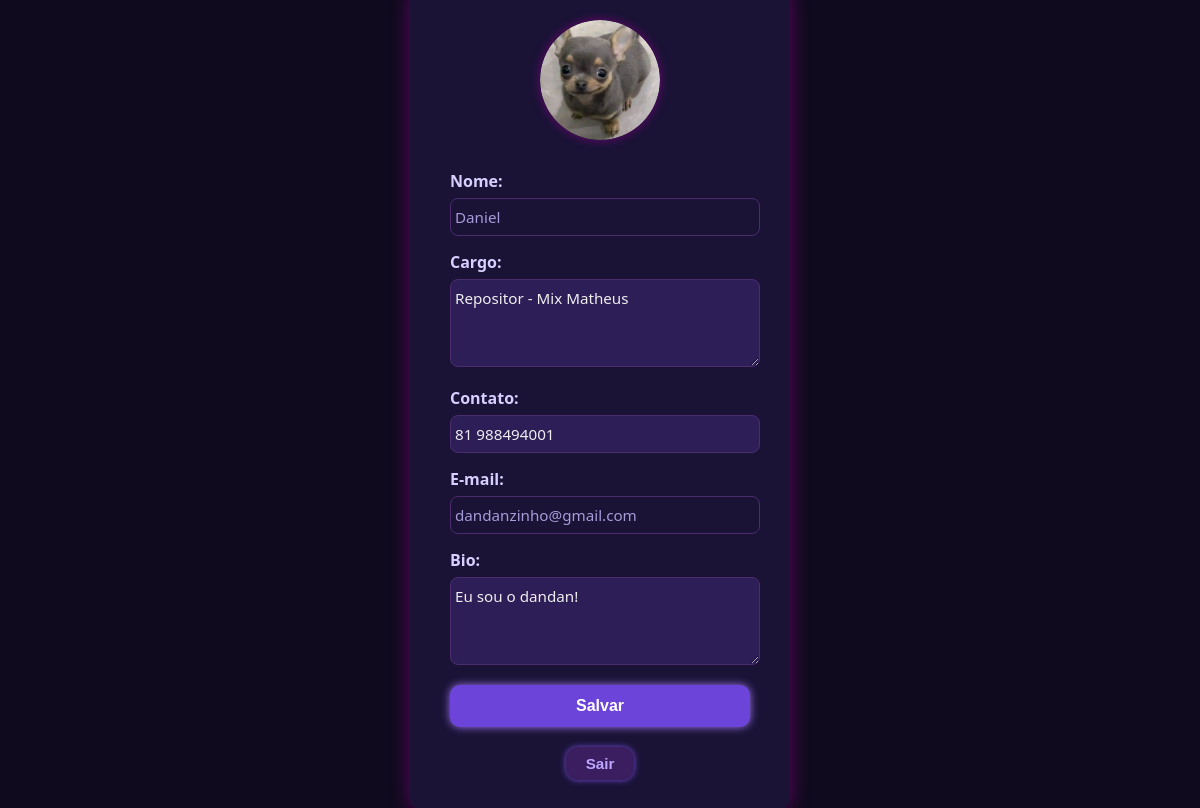
The app's page /perfil/ (signed in) with its own data.
### app_starhub/models.py (models this page shows, shortened)
class Usuario(models.Model):
    TIPO_USUARIO = [
        ('usuario', 'Usuário'),
        ('empresa', 'Empresa'),
    ]
    id_usuario = models.AutoField(primary_key=True)
    nome = models.TextField(max_length=255)
    sobrenome = models.TextField(max_length=255)
    email = models.EmailField(unique=True)
    senha = models.TextField(255)
    imagem = models.ImageField(upload_to='perfil/', null=True, blank=True)
    contato = models.CharField(max_length=20, null=True, blank=True)
    descricao = models.TextField(null=True, blank=True)
    cargo = models.CharField(max_length=50, null=True, blank=True)

### app_starhub/views.py (the view, shortened to what this page needs)
# urls.py: path('perfil/', views.perfil, name='perfil'),
def perfil(request):
    usuario = get_usuario_logado(request)
    if not usuario:
        return redirect('login')
    return render(request, 'usuarios/perfil.html', {'usuario': usuario})

### app_starhub/views.py (called while the page is built)
def get_usuario_logado(request):
    usuario_id = request.session.get('usuario_id')
    tipo = request.session.get('tipo_usuario')  # <-- pega o tipo salvo na sessão
    if not usuario_id or not tipo:
        return None
    if tipo == 'usuario':
        try:
            return Usuario.objects.get(id_usuario=usuario_id)
        except Usuario.DoesNotExist:
            return None
    elif tipo == 'empresa':
        from .models import Empresa
        try:
            return Empresa.objects.get(id_empresa=usuario_id)
        except Empresa.DoesNotExist:
            return None

### app_starhub/templates/usuarios/perfil.html (shortened to what this page needs)
{% load static %}
<!DOCTYPE html>
<html lang="pt-br">
<head>
    <link rel="stylesheet" href="{% static 'styles/perfil.css' %}">
</head>
<body>
    <div class="container">
        <form id="profile-form" method="post" enctype="multipart/form-data">
            <div class="preview">
                <div class="image-upload">
                    {% if usuario.imagem %}
                        <img id="preview-image" src="{{ usuario.imagem.url }}" alt="Foto de perfil">
                    {% else %}
                        <img id="preview-image" src="{% static 'imgs/default-profile.png' %}" alt="Foto de perfil padrão">
                    {% endif %}
                </div>
            </div>
            <div class="form-group">
                <label for="username">Nome:</label><br>
                <input type="text" id="username" name="username" value="{{ usuario.nome }}" readonly>
            </div>
            <div class="form-group">
                <label for="about">Cargo:</label><br>
                <textarea name="cargo" placeholder="Coloque seu cargo">{{ usuario.cargo }}</textarea>
            </div>
            <div class="form-group">
                <label for="phone">Contato:</label><br>
                <input type="tel" id="phone" name="contato" value="{{ usuario.contato }}" placeholder="Digite seu Celular">
            </div>
            <div class="form-group">
                <label for="email">E-mail:</label><br>
                <input type="email" id="email" name="email" value="{{ usuario.email }}" readonly>
            </div>
            <div class="form-group">
                <label for="about">Bio:</label><br>
                <textarea id="about" name="descricao" placeholder="Escreva algo sobre você">{{ usuario.descricao }}</textarea>
            </div>
            <button type="submit">Salvar</button>
        </form>
        <div class="logout">
            <button class="out" type="button">Sair</button>
        </div>
    </div>
</body>
</html>

### app_starhub/static/styles/perfil.css (style rules this page uses)
body { font-family: 'Segoe UI', Tahoma, Geneva, Verdana, sans-serif; background-color: #0f0a1d; color: #dcd6f7; margin: 0; padding: 0; display: flex; justify-content: center; align-items: center; height: 100vh; overflow: hidden; }
.container { background-color: #1a1336; border-radius: 12px; box-shadow: 0 0 20px rgba(128, 0, 128, 0.7); padding: 30px 40px; width: 100%; max-width: 380px; box-sizing: border-box; overflow: hidden; }
form#profile-form { display: flex; flex-direction: column; gap: 15px; }
.preview { display: flex; justify-content: center; margin-bottom: 15px; position: relative; }
.image-upload { position: relative; width: 120px; height: 120px; border-radius: 50%; overflow: hidden; box-shadow: 0 0 10px #800080cc; cursor: pointer; transition: box-shadow 0.3s ease; }
.image-upload img#preview-image { width: 100%; height: 100%; object-fit: cover; border-radius: 50%; display: block; }
.form-group label { font-weight: 600; margin-bottom: 6px; display: inline-block; color: #d6cfff; }
input[type="text"], input[type="tel"], input[type="email"], textarea { width: 100%; padding: 8px 4px; border-radius: 8px; border: 1.5px solid #4b2c6f; background-color: #2e1e57; color: #eee; font-size: 0.95rem; font-family: inherit; transition: border-color 0.3s ease; resize: vertical; }
input[readonly] { background-color: #1a1336; color: #a79bd9; cursor: not-allowed; }
textarea { min-height: 70px; }
button[type="submit"] { background-color: #6c44d9; color: white; border: none; padding: 12px 0; font-weight: 700; font-size: 1rem; border-radius: 10px; cursor: pointer; transition: background-color 0.3s ease; box-shadow: 0 0 8px #9e75f1; }
.logout { display: flex; justify-content: center; margin-top: 20px; }
button.out { background-color: #3a1e5f; color: #bda7ff; border: none; padding: 8px 20px; border-radius: 12px; cursor: pointer; font-weight: 600; font-size: 0.95rem; box-shadow: 0 0 6px #744ed9; transition: background-color 0.3s ease, color 0.3s ease; }

### records on screen
Usuario: imagem (picture), username "Daniel", cargo "Repositor - Mix Matheus", contato "81 988494001", email "dandanzinho@gmail.com", descricao "Eu sou o dandan!"
